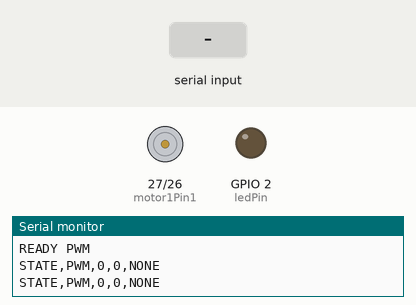
This sketch was run on a simulated ESP32. Parts: motor-driver pin pairs drawn as motors (green arrow = first pin HIGH = forward, orange = second pin HIGH = backward, longer = more drive, scaled by the enable pin), output pins drawn as LEDs (lit = HIGH), the last lines printed to the serial monitor. The test bench sets the inputs (shaded band).

Above: at 1.2 s.
1.3 s: "1\n" received over Serial
At 1.8 s:
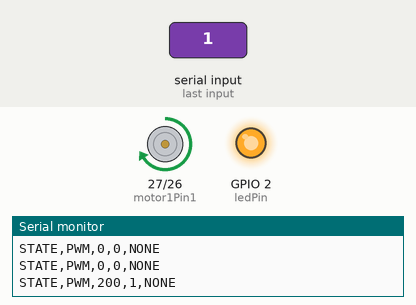
4.3 s: "+\n" received over Serial
5.8 s: "PWM:\n" received over Serial
Timing chart, 0 to 8.8 s (numbered marks = the images above; inputs shaded):
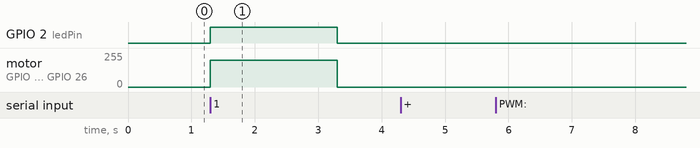

The sketch:

Modul_2_Python.ino
```cpp
#include <Arduino.h>
#include <stdlib.h>
#include <string.h>

// iMCLab motor pins retained from your supplied example.
const int ledPin = 2;
const int motor1Pin1 = 27;
const int motor1Pin2 = 26;
const int enable1Pin = 12;
const int freq = 30000;
const int resolution = 8;
const int DEFAULT_DUTY = 200;
const int DUTY_STEP = 10;
const unsigned long COMMAND_TIMEOUT_MS = 2000;

int dutyCycle = 0;
bool ledOn = false;
bool ready = false;
const char *fault = "PWM_SETUP";
unsigned long lastCommandMs = 0;
unsigned long lastReportMs = 0;

void reportState() {
  Serial.printf("STATE,PWM,%d,%d,%s\n", dutyCycle, ledOn ? 1 : 0, fault);
}

void applyMotor(int duty) {
  dutyCycle = constrain(duty, 0, 300);
  digitalWrite(motor1Pin1, dutyCycle > 0 ? HIGH : LOW);
  digitalWrite(motor1Pin2, LOW);
  ledcWrite(enable1Pin, dutyCycle);
  // Drive indicator only: without sensor feedback this does not prove rotation.
  ledOn = dutyCycle > 0;
  digitalWrite(ledPin, ledOn ? HIGH : LOW);
}

void acceptCommand(const char *line) {
  int requested;
  if (strcmp(line, "0") == 0) {
    requested = 0;
  } else if (strcmp(line, "1") == 0) {
    requested = dutyCycle > 0 ? dutyCycle : DEFAULT_DUTY;
  } else if (strcmp(line, "+") == 0) {
    requested = constrain(dutyCycle + DUTY_STEP, 0, 255);
  } else if (strcmp(line, "-") == 0) {
    requested = constrain(dutyCycle - DUTY_STEP, 0, 255);
  } else if (strncmp(line, "PWM:", 4) == 0) {
    char *end;
    long value = strtol(line + 4, &end, 10);
    if (end == line + 4 || *end != '\0' || value < 0 || value > 255) {
      Serial.println("ERR PWM must be an integer 0..255");
      return;
    }
    requested = (int)value;
  } else {
    Serial.println("ERR use 1, 0, +, -, or PWM:0..255");
    return;
  }

  if (!ready) {
    Serial.println("ERR PWM_SETUP");
    return;
  }
  if (requested > 0 && strcmp(fault, "NONE") != 0) {
    Serial.println("ERR send 0 or PWM:0 to clear fault first");
    return;
  }

  applyMotor(requested);
  if (requested == 0) fault = "NONE";
  lastCommandMs = millis();
  reportState();
}

void readCommands() {
  static char line[32];
  static unsigned int used = 0;
  static bool overflow = false;

  for (int budget = 0; budget < 64 && Serial.available(); ++budget) {
    char c = (char)Serial.read();
    if (c == '\r' || c == '\n') {
      line[used] = '\0';
      if (overflow) Serial.println("ERR command too long");
      else if (used) acceptCommand(line);
      used = 0;
      overflow = false;
    } else if (c == '\0' || used >= sizeof(line) - 1) {
      overflow = true;
    } else if (!overflow) {
      line[used++] = c;
    }
  }
}

void setup() {
  Serial.begin(115200);
  digitalWrite(enable1Pin, LOW);
  pinMode(enable1Pin, OUTPUT);
  pinMode(motor1Pin1, OUTPUT);
  pinMode(motor1Pin2, OUTPUT);
  pinMode(ledPin, OUTPUT);
  digitalWrite(motor1Pin1, LOW);
  digitalWrite(motor1Pin2, LOW);
  digitalWrite(ledPin, LOW);

  // ESP32 core 3.x: pin-based PWM replaces ledcSetup/ledcAttachPin.
  if (!ledcAttach(enable1Pin, freq, resolution)) {
    Serial.println("ERR PWM_SETUP");
    reportState();
    return;
  }
  ready = true;
  fault = "NONE";
  applyMotor(0);
  Serial.println("READY PWM");
  reportState();
}

void loop() {
  readCommands();
  unsigned long now = millis();

  // Jupyter repeats an absolute PWM command every 0.5 seconds.
  if (ready && dutyCycle > 0 && now - lastCommandMs >= COMMAND_TIMEOUT_MS) {
    applyMotor(0);
    fault = "COMMAND_TIMEOUT";
    reportState();
  }

  if (now - lastReportMs >= 1000) {
    lastReportMs = now;
    reportState();
  }
}
```

Measured:
- after the input at 1.3 s, GPIO 2 (ledPin): LOW → HIGH at once, → LOW 2.0 s later; motor on GPIO 27 (motor1Pin1) / GPIO 26 (motor1Pin2): stopped → forward 199/255 at once, → stopped 2.0 s later
